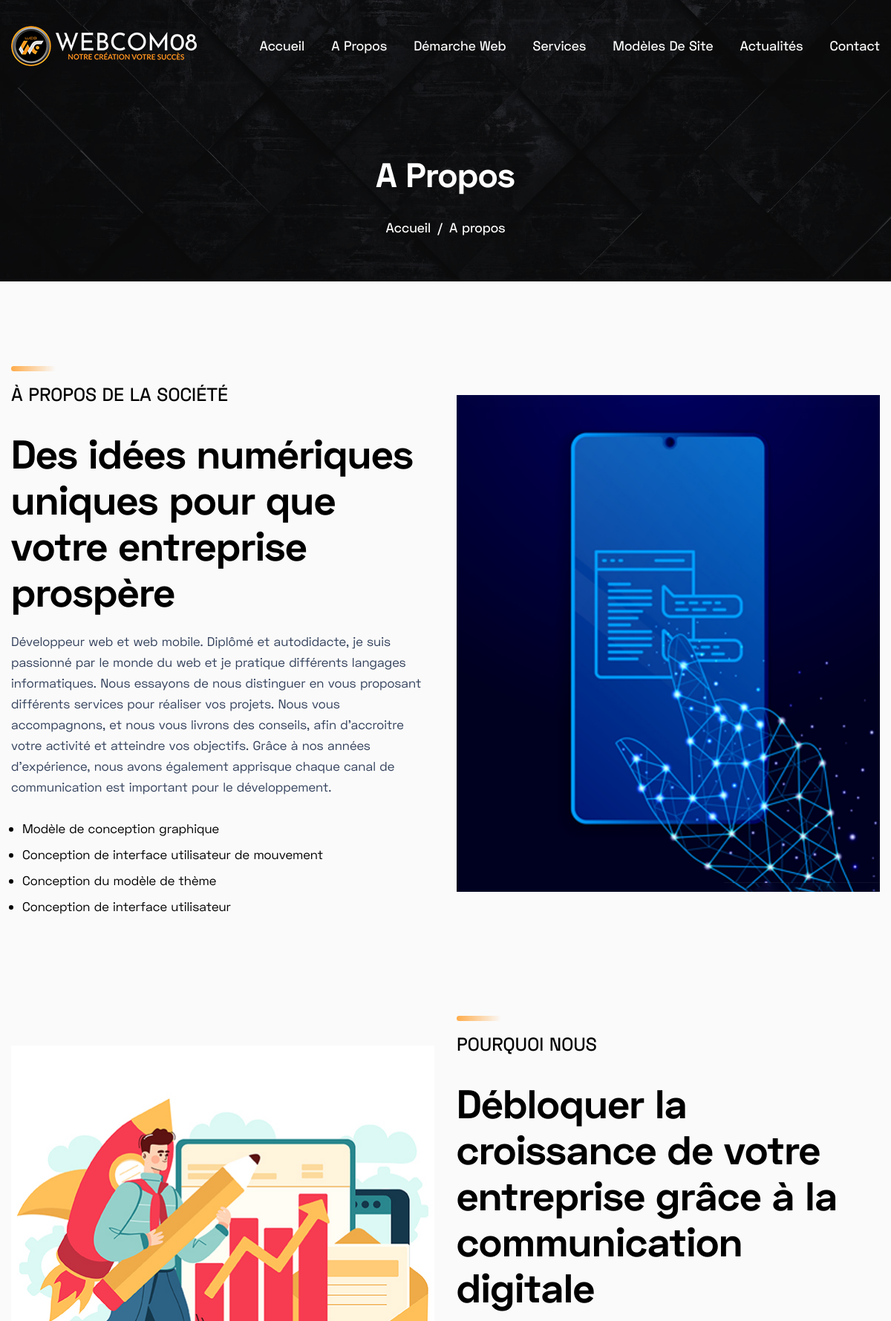
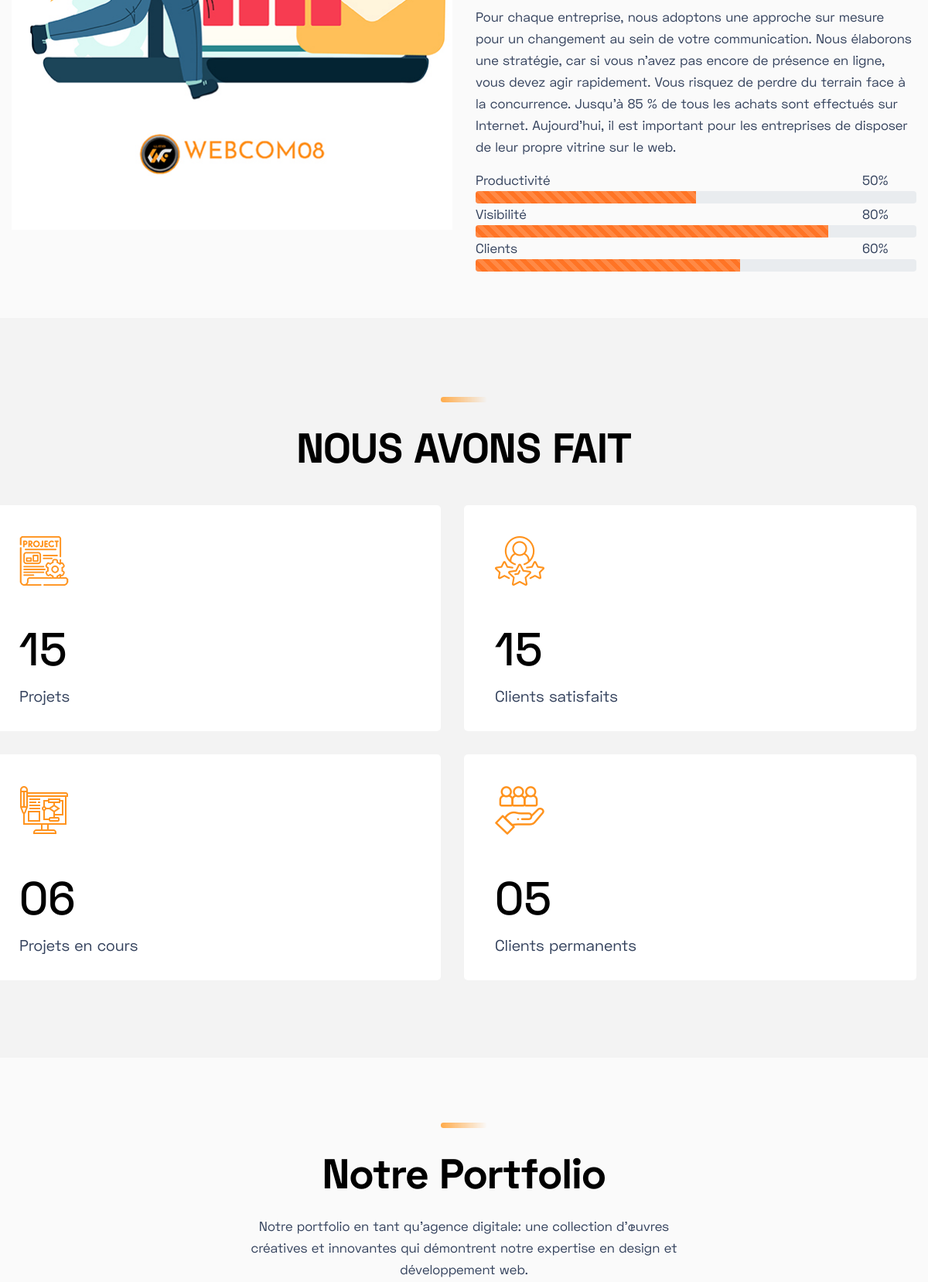
The page /a-propos/ (upper part) on the database its author committed (2 pictures, top to bottom).
### homepage/models.py (models this page shows, shortened)
class SiteSetting(models.Model):
    STATUS = (
        ('True', 'True'),
        ('False', 'False'),
    )
    title = models.CharField(max_length=200)
    meta_keyword = models.CharField(max_length=200)
    meta_description = models.TextField()
    address = models.CharField(max_length=200)
    phone = models.IntegerField()
    email = models.EmailField(blank=True, null=True, max_length=50)
    logo = models.ImageField(blank=True, null=True, upload_to='icon/')
    favicon = models.ImageField(blank=True, null=True, upload_to='icon/')
    facebook = models.URLField(blank=True, max_length=500)
    discord = models.URLField(blank=True, max_length=500)
    youtube = models.URLField(blank=True, max_length=500)
    contact = models.TextField()
    status = models.CharField(max_length=50, choices=STATUS)
    created_at = models.DateTimeField(auto_now_add=True)
    updated_at = models.DateTimeField(auto_now=True)

### about/models.py (models this page shows, shortened)
class AboutSlider(models.Model):
    id = models.AutoField(primary_key=True)
    title = models.CharField(max_length=200)
    slider_image = models.ImageField(blank=True, null=True, upload_to='about-slider/')
    class Meta:
        verbose_name_plural = "Breadcrumb Image"

class AboutContentOne(models.Model):
    content_id = models.AutoField(primary_key=True)
    heading = models.CharField(max_length=100)
    sub_heading = models.CharField(max_length=100)
    content = models.TextField()
    image = models.ImageField(blank=True, null=True, upload_to='about/')
    add_date = models.DateTimeField(auto_now_add=True, null=True)
    class Meta:
        verbose_name_plural = "About Section One"

class AboutContentTwo(models.Model):
    content_id = models.AutoField(primary_key=True)
    heading = models.CharField(max_length=100)
    sub_heading = models.CharField(max_length=100)
    content = models.TextField()
    image = models.ImageField(blank=True, null=True, upload_to='about/')
    add_date = models.DateTimeField(auto_now_add=True, null=True)
    class Meta:
        verbose_name_plural = "About Section Two"

class ProgressBar(models.Model):
    progress_id = models.AutoField(primary_key=True)
    title = models.CharField(max_length=100, null=True)
    value = models.CharField(max_length=100)
    class Meta:
        verbose_name_plural = "Progress Bar"

### about/views.py (the view)
# urls.py: path('', views.about, name="about"),
def about(request):
    settings = SiteSetting.objects.all()
    aslider = AboutSlider.objects.all().order_by('-id')[:1]
    aboutone = AboutContentOne.objects.all().order_by('-content_id')[:1]
    abouttwo = AboutContentTwo.objects.all().order_by('-content_id')[:1]
    progressbar = ProgressBar.objects.all().order_by('-progress_id')[:3]
    testimonial = Testimonial.objects.all()
    portfolio = Portfolios.objects.all().order_by('-portfolio_id')[:3]
    a_seo = AboutSeoSnippets.objects.all().order_by('-s_id')[:1]
    team = TeamMember.objects.all()
    context={'settings':settings,
             'aslider':aslider,
             'aboutone':aboutone,
             'abouttwo':abouttwo,
             'progressbar':progressbar,
             'a_seo':a_seo,
             'testimonial':testimonial,
             'portfolio':portfolio,
             'team':team, }
    return render(request, 'about.html', context)

### portfolio/models.py (called while the page is built)
    def __str__(self):
        return self.title

### about/templates/about.html (shortened to what this page needs)
{% extends 'base.html' %}
{% load static %}
{% block aboutpage %}
    {% for aslider in aslider %}
    <div class="page-title-area">
        <div class="section__bg" style="background-image: url('{{aslider.slider_image.url}}');"></div>
        {% endfor %}
        <div class="container">
            <div class="row">
                <div class="col-lg-12">
                    <div class="page-title-content text-center">
                        <h3 class="title">A propos</h3>
                        <nav aria-label="breadcrumb">
                            <ol class="breadcrumb">
                                <li class="breadcrumb-item"><a href="{% url 'home' %}">Accueil</a></li>
                                <li class="breadcrumb-item active" aria-current="page">A propos</li>
                            </ol>
                        </nav>
                    </div>
                </div>
            </div>
        </div>
    </div>
    <section class="about-us-area pt-100">
        {% for aboutone in aboutone %}
        <div class="container">
            <div class="row align-items-center">
                <div class="col-md-12 col-lg-6">
                    <div class="about-content">
                        <img src="{% static 'images/hero-line.png' %}" alt="{{aboutone.sub_heading}}">
                        <span>{{aboutone.sub_heading}}</span>
                        <h3 class="title">{{aboutone.heading}} </h3>
                        <p>{{aboutone.content|safe}}</p>
                    </div>
                </div>
                <div class="col-md-12 col-lg-6">
                    <div class="about-thumb animated wow fadeInRight" data-wow-duration="3000ms" data-wow-delay="0ms">
                        <img src="{{aboutone.image.url}}" alt="{{aboutone.heading}}">
                    </div>
                </div>
            </div>
        </div>
        {% endfor %}
    </section>
    <section class="about-us-area pt-100 pb-60">
        {% for abouttwo in abouttwo %}
        <div class="container">
            <div class="row align-items-center">
                <div class="col-md-12 col-lg-6">
                    <div class="about-thumb animated wow fadeInLeft" data-wow-duration="3000ms" data-wow-delay="0ms">
                        <img src="{{abouttwo.image.url}}" alt="{{abouttwo.heading }}">
                    </div>
                </div>
                <div class="col-md-12 col-lg-6">
                    <div class="about-content">
                        <img src="{% static 'images/hero-line.png' %}" alt="{{abouttwo.sub_heading}}">
                        <span>{{abouttwo.sub_heading}}</span>
                        <h3 class="title">{{abouttwo.heading }}</h3>
                        <p>{{abouttwo.content|safe}}</p>
                    </div>
                    {% endfor %}
                    {% for progressbar in progressbar %}
                    <div class="row">
                    <div class="col col-lg-2"><span>{{progressbar.title}}</span></div>
                    <div class="col"></div>
                    <div class="col col-lg-2 float-right"><span>{{progressbar.value}}%</span></div>
                    </div>
                    <div class="progress">
                        <div class="progress-bar progress-bar-striped" style="width:{{progressbar.value}}%; background-color:#ff7425"></div>
                      </div>
                      {% endfor %}
                </div>
            </div>
        </div>
    </section>
    <section class="overview-area pb-100">
        <div class="container">            <div class="row justify-content-center">
            <div class="col-lg-6 col-md-9">
                <div class="section-title text-center">
                    <img src="{% static 'images/hero-line.png' %}" alt="our project five">
                    <h3 class="title">NOUS AVONS FAIT</h3>
                </div>
            </div>
        </div>
                    <div class="overview-counter-area">
                        <div class="row">
                            <div class="col-lg-6 col-md-6 ">
                                <div class="overview-counter-item mt-10 animated wow fadeInUp" data-wow-duration="3000ms" data-wow-delay="0ms">
                                    <div class="icon">
                                        <img src="{% static 'images/project.png' %}" alt="project image">
                                    </div>
                                    <h3 class="title count">15</h3>
                                    <span>Projets</span>
                                </div>
                            </div>
                            <div class="col-lg-6 col-md-6">
                                <div class="overview-counter-item mt-10 animated wow fadeInUp" data-wow-duration="3000ms" data-wow-delay="300ms">
                                    <div class="icon">
                                        <img src="{% static 'images/rating.png' %}" alt="rating image">
                                    </div>
                                    <h3 class="title count">15</h3>
                                    <span>Clients satisfaits</span>
                                </div>
                            </div>
                            <div class="col-lg-6 col-md-6">
                                <div class="overview-counter-item mt-30 animated wow fadeInUp" data-wow-duration="3000ms" data-wow-delay="600ms">
                                    <div class="icon">
                                        <img src="{% static 'images/flowchart.png' %}" alt="flowchart image">
                                    </div>
                                    <h3 class="title count">06</h3>
                                    <span>
                                        Projets en cours</span>
                                </div>
                            </div>
                            <div class="col-lg-6 col-md-6">
                                <div class="overview-counter-item mt-30 animated wow fadeInUp" data-wow-duration="3000ms" data-wow-delay="900ms">
                                    <div class="icon">
                                        <img src="{% static 'images/target-2.png' %}" alt="target image">
                                    </div>
                                    <h3 class="title count">05</h3>
                                    <span>Clients permanents</span>
                                </div>
                            </div>
                        </div>
                    </div>
                </div>
    </section>
    <div id="portfolio-scroll" class="portfolio-style-1-area pt-70">
        <div class="container">
            <div class="row justify-content-center">
                <div class="col-lg-6 col-md-9">
                    <div class="section-title text-center">
                        <img src="{% static 'images/hero-line.png' %}" alt="our project five">
                        <h3 class="title">Notre Portfolio</h3>
                        <p>Notre portfolio en tant qu'agence digitale: une collection d'œuvres créatives et innovantes qui démontrent notre expertise en design et développement web.</p>
                    </div>
                </div>
            </div>
        </div>
    </div>
    {% endblock aboutpage %}

### homepage/templates/base.html (shortened to what this page needs)
{% load static %}
{% for settings in settings %}
<!doctype html>
<html lang="en">
<head>
    <link rel="stylesheet" href="{% static 'css/bootstrap.min.css' %}">
    <link rel="stylesheet" href="{% static 'css/bootstrap.min.css' %}">
    <link rel="stylesheet" href="{% static 'css/font-awesome.min.css' %}">
    <link rel="stylesheet" href="{% static 'css/magnific-popup.css' %}">
    <link rel="stylesheet" href="{% static 'css/animate.min.css' %}">
    <link rel="stylesheet" href="{% static 'css/slick.css' %}">
    <link rel="stylesheet" href="{% static 'css/default.css' %}">
    <link rel="stylesheet" href="{% static 'css/style.css' %}">
    <link rel="stylesheet" href="{% static 'css/gallery.css' %}">
    <link href="https://getbootstrap.com/docs/5.2/assets/css/docs.css" rel="stylesheet">
</head>
<body>
    <header class="header-area">
        <div class="header-nav">
            <div class="container">
                <div class="row">
                    <div class="col-lg-12">
                        <div class="navigation">
                            <nav class="navbar navbar-expand-lg navbar-light ">
                                <a class="navbar-brand" width="107" height="90" href="{% url 'home' %}"><img src="{{settings.logo.url}}" alt="{{settings.title}} one"></a>
                                <div class="collapse navbar-collapse sub-menu-bar" id="navbarSupportedContent">
                                    <ul class="navbar-nav ml-auto">
                                        <li class="nav-item active">
                                            <a class="nav-link" href="{% url 'home' %}">Accueil</a>
                                        </li>
                                        <li class="nav-item">
                                            <a class="nav-link" href="{% url 'about' %}">A propos</a>
                                        </li>
                                        <li class="nav-item">
                                            <a class="nav-link" href="{% url 'webapproach' %}">Démarche Web</a>
                                        </li>
                                        <li class="nav-item">
                                            <a class="nav-link" href="{% url 'service' %}">Services</a>
                                        </li>
                                        <li class="nav-item">
                                            <a class="nav-link" href="{% url 'portfolio' %}">Modèles de Site</a>
                                        </li>
                                        <li class="nav-item">
                                            <a class="nav-link" href="{% url 'blog' %}">Actualités</a>
                                        </li>
                                        <li class="nav-item">
                                            <a class="nav-link" href="{% url 'contact' %}">Contact</a>
                                        </li>
                                    </ul>
                                </div>
                            </nav>
                        </div>
                    </div>
                </div>
            </div>
        </div>
    </header>
{% block aboutpage %}
{% endblock aboutpage %}
    {% endfor %}
</body>
</html>

### static/css/default.css (style rules this page uses)
.mt-10 { margin-top: 10px; }
.mt-30 { margin-top: 30px; }
.pt-70 { padding-top: 70px; }
.pt-100 { padding-top: 100px; }
.pb-60 { padding-bottom: 60px; }
.pb-100 { padding-bottom: 100px; }

### rows shown on the page
SiteSetting: logo (picture)
AboutSlider: slider_image (picture)
AboutContentOne: sub_heading "À PROPOS DE LA SOCIÉTÉ", heading "Des idées numériques uniques pour que votre entreprise prospère", content "Développeur web et web mobile. Diplômé et autodidacte, je suis passionné par le monde du web et je pratique différents langages informatiques. Nous essayons de nous distinguer en vous proposant différents services pour réaliser vos projets. Nous vous accompagnons, et nous vous livrons des conseils, afin d’accroitre votre activité et atteindre vos objectifs. Grâce à nos années d'expérience, nous avons également apprisque chaque canal de communication est important pour le développement. Modèle de conception graphique Conception de interface utilisateur de mouvement Conception du modèle de thème Conception de interface utilisateur", image (picture)
AboutContentTwo: image (picture), sub_heading "POURQUOI NOUS", heading "Débloquer la croissance de votre entreprise grâce à la communication digitale", content "Pour chaque entreprise, nous adoptons une approche sur mesure pour un changement au sein de votre communication. Nous élaborons une stratégie, car si vous n’avez pas encore de présence en ligne, vous devez agir rapidement. Vous risquez de perdre du terrain face à la concurrence. Jusqu’à 85 % de tous les achats sont effectués sur Internet. Aujourd’hui, il est important pour les entreprises de disposer de leur propre vitrine sur le web."
ProgressBar: title "Productivité", value "50"
ProgressBar: title "Visibilité", value "80"
ProgressBar: title "Clients", value "60"
